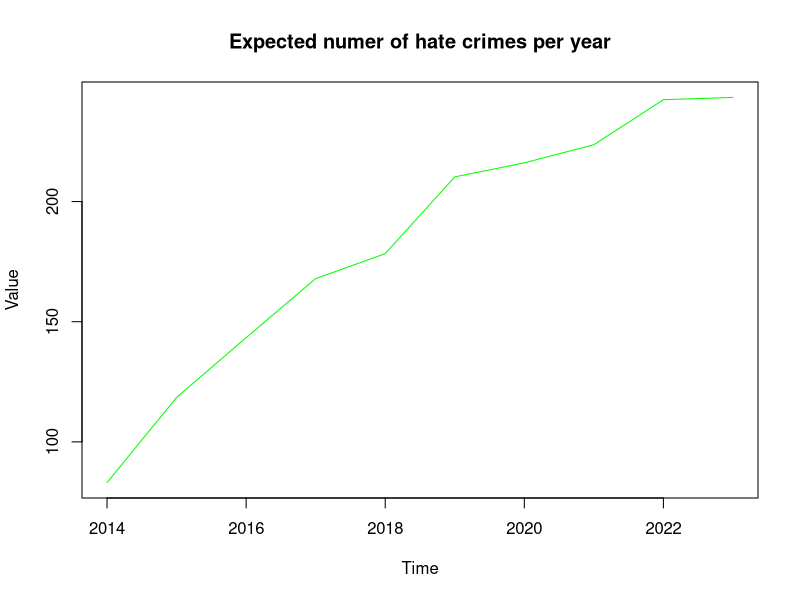
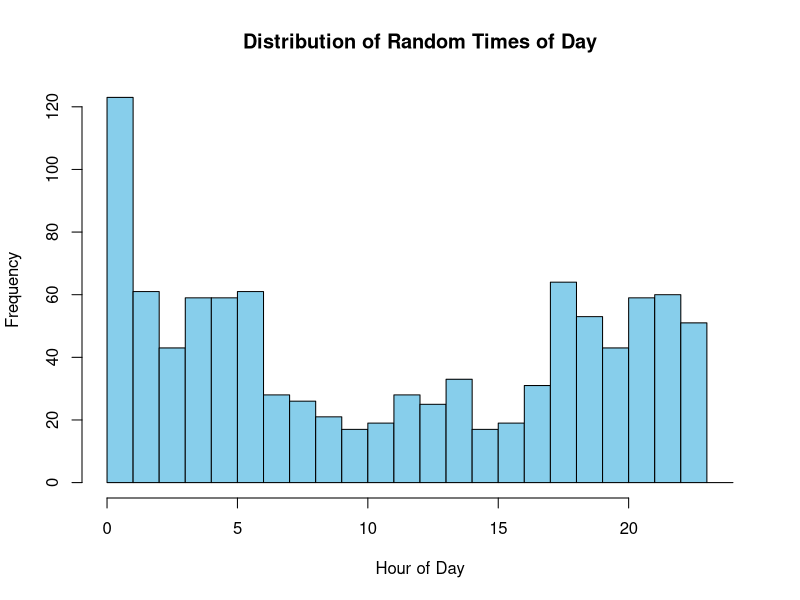

Reproduce these figures in R, in order.
#### Preamble ####
# Purpose: Simulates the hate crimes data set on Open Data Toronto
# Author: Marzia Zaidi
# Date: 26 September 2024
# Contact: Marzia.zaidi@mail.utoronto.ca
# License: MIT
# Pre-requisites: tidyverse library installed
# Any other information needed? None


#### Workspace setup ####
library(tidyverse)



#### Simulate data ####
## we would imagine that the hate crimes data set would have a year column for when the crime happened and this should probably be higher in latter years. 
## We chose a logarithmic increase pattern, since it might make sense for the rate of the increase itself to decrease
set.seed(300)

n <- 10
x <- 1:n + 2013
trend <- log(x + 1 - 2013) * 100  # Logarithmic trend
noise <- rnorm(n, mean = 0, sd = 10)  # Random noise

y <- trend + noise
plot(x, y, type = "l", col = "green", main = "Expected numer of hate crimes per year", xlab = "Time", ylab = "Value")

## we would also imagine that hate crimes would happen more likely at night
set.seed(300)

# Define the time range in hours (0-23)
hours <- 0:23

# Assign probabilities: Higher probability for night-time (18:00-06:00)
probabilities <- c(rep(0.05, 7),  # 12 AM - 6 AM (higher probability for night)
                   rep(0.02, 11), # 7 AM - 5 PM (lower probability for day)
                   rep(0.05, 6))  # 6 PM - 11 PM (higher probability for night)

# Normalize probabilities so they sum to 1 (optional, but R's `sample` will auto-normalize)
probabilities <- probabilities / sum(probabilities)

# Generate random hours based on these probabilities
n <- 1000  # Number of samples
random_hours <- sample(hours, size = n, replace = TRUE, prob = probabilities)

# Convert random hours into times of day (e.g., in HH:MM format)
random_times <- sprintf("%02d:%02d", random_hours, sample(0:59, n, replace = TRUE))

# Print first few random times
head(random_times)

# Histogram to visualize distribution
hist(random_hours, breaks = 0:24, col = "skyblue", main = "Distribution of Random Times of Day", xlab = "Hour of Day")
